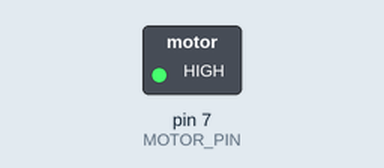
This sketch was run on a simulated Arduino Uno, built with avr-gcc and run on an emulated ATmega328P. On the bench: switched loads named in the sketch (green lamp = pin HIGH).

Above: at 0.1 s.
Timing chart, 0 to 1.6 s (numbered marks = the images above):
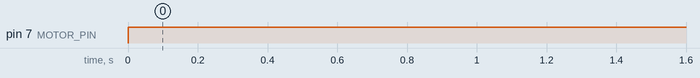

Measured:
- by itself, pin 7 (MOTOR_PIN): LOW → HIGH at 0.00 s

The sketch:

motor.ino
```cpp
int MOTOR_PIN = 7;
void setup() {
  pinMode(MOTOR_PIN, OUTPUT);


}

void loop() {
  digitalWrite(MOTOR_PIN, 2000);
  delay(0);
  digitalWrite(MOTOR_PIN, 2000);
  delay(0);
}
```
